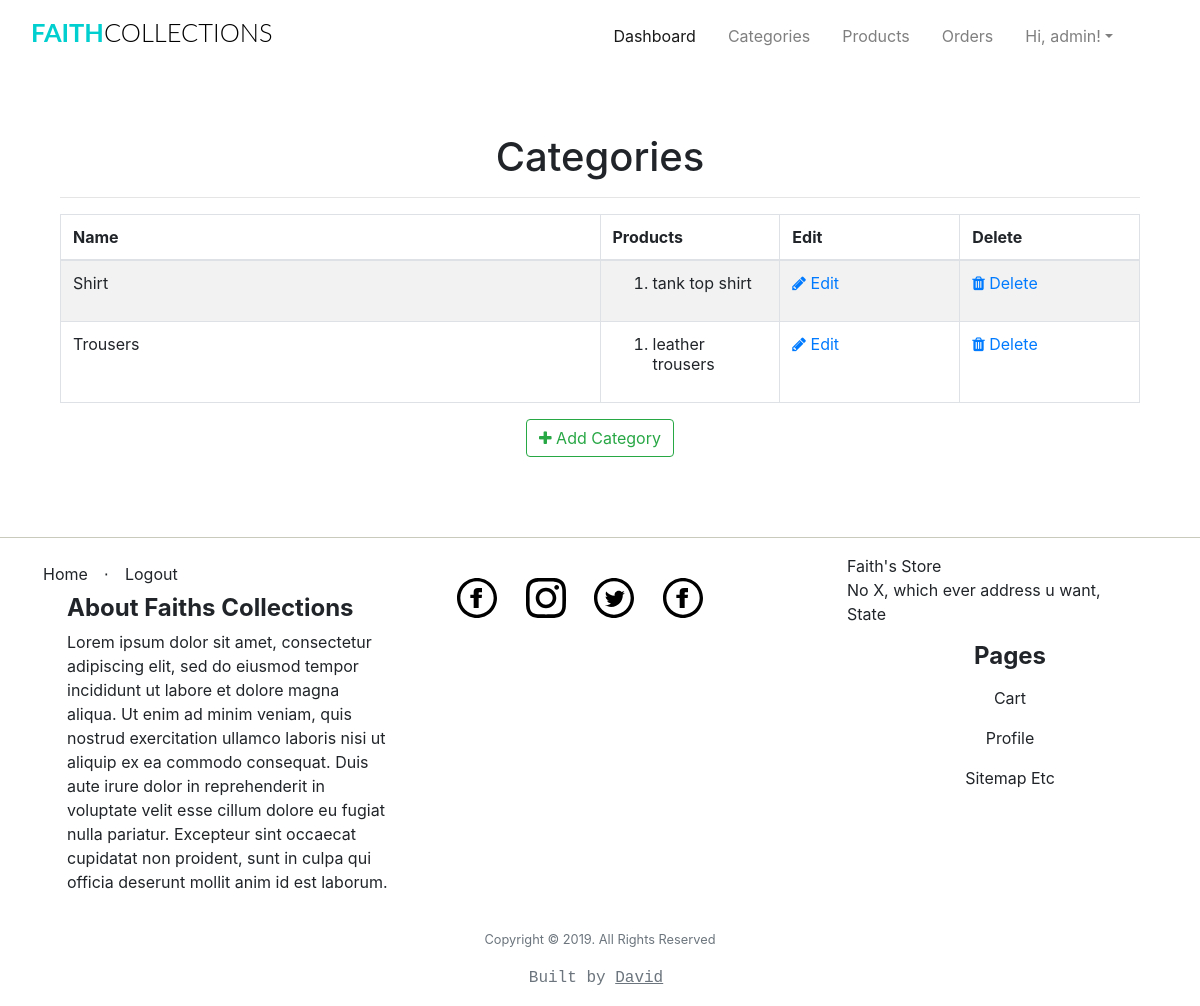
Page /admin/categories (signed in) on the committed database.
### app/models.py (models this page shows, shortened)
class User(UserMixin, db.Model):
	__tablename__="user"
	id = db.Column(db.Integer, primary_key=True)
	firstname = db.Column(db.String(24), index=True)
	lastname = db.Column(db.String(24), index=True)
	email = db.Column(db.String(50), index=True, unique=True)
	password_hash = db.Column(db.String)
	phonenumber = db.Column(db.String(18), index=True, unique=True)
	is_admin = db.Column(db.Boolean, default = False)
	order = db.relationship("Order", backref='ordered_products')
	kart = db.relationship('Kart', uselist=False, backref='user_kart')
	shipping_info = db.relationship('ShippingInfo', backref='shipping',lazy='dynamic')

class Categories(db.Model):
	id = db.Column(db.Integer, primary_key=True)
	category_name  = db.Column(db.String(20), index = True)
	category_image = db.Column(db.String(120),index=True)
	product = db.relationship('Products', backref='products_categories')

class Products(db.Model):
	__tablename__ = 'product'
	id = db.Column(db.Integer, primary_key=True)
	product_name = db.Column(db.String(100), index=True)
	product_price = db.Column(db.Integer, index=True)
	product_image = db.Column(db.String(120),index=True)
	product_description = db.Column(db.String(200), index=True)
	product_stock = db.Column(db.Integer, index = True)
	product_size = db.Column(db.String(5), index = True)
	categories_id = db.Column(db.Integer, db.ForeignKey('categories.id'))
	order = db.relationship('Order', secondary=association_table, backref='my_orders', lazy='dynamic')

### app/admin/routes.py (the view)
@admin.route('/categories', methods = ['GET','POST'])
@login_required
def list_categories():
	check_admin()
	categories = Categories.query.all()
	return render_template('admin/categories/categories.html', title = "Product Categories",
		categories = categories)

### app/admin/routes.py (called while the page is built)
def check_admin():
	if not current_user.is_admin:
		abort(403)

### app/models.py (called while the page is built)
@login_manager.user_loader
def load_user(id):
    return User.query.get(int(id))

### app/templates/admin/categories/categories.html (shortened to what this page needs)
{% extends "base.html" %}
{% block head %}
<head>
    <link href="//maxcdn.bootstrapcdn.com/font-awesome/4.1.0/css/font-awesome.min.css" rel="stylesheet">
</head>
{%endblock head%}
{% block body %}
<div class="container">
  <div class="outer">
    <div class="middle">
      <div class="inner">
        <br/>
        <br/>
        <h1 style="text-align:center;">Categories</h1>
        {% if categories %}
          <hr class="intro-divider">
            <table class="table table-striped table-bordered">
              <thead>
                <tr>
                  <th width="45%"> Name </th>
                  <th width="15%"> Products</th>
                  <th width="15%"> Edit </th>
                  <th width="15%"> Delete </th>
                </tr>
              </thead>
              <tbody>
              {% for category in categories %}
                <tr>
                  <td> {{ category.category_name }} </td>
                    {% if category.product == [] %}
                    <td>
                      0
                    </td>
                    {% else %}
                  <td>
                      <ol>
                        {% for name in category.product %}
                          <li>
                            {{ name.product_name }}
                          </li>
                          {% endfor %}
                        </ol>
                  </td>
                  {% endif %}
                  <td>
                    <a href="{{ url_for('admin.edit_category', id=category.id) }}">
                      <i class="fa fa-pencil"></i> Edit
                    </a>
                  </td>
                  <td>
                    <a href="{{ url_for('admin.delete_category', id=category.id) }}">
                      <i class="fa fa-trash"></i> Delete
                    </a>
                  </td>
                </tr>
              {% endfor %}
              </tbody>
            </table>
          <div style="text-align: center">
        {% else %}
          <div style="text-align: center">
            <h3> No categories have been added. </h3>
            <hr class="intro-divider">
        {% endif %}
          <a href="{{ url_for('admin.add_category') }}" class="btn btn-outline-success">
            <i class="fa fa-plus"></i>
            Add Category
          </a>
        </div>
      </div>
    </div>
  </div>
</div>
{% endblock %}

### app/templates/base.html (shortened to what this page needs)
<html>
    <head>
        <link href="{{ url_for('static', filename='css/bootstrap.min.css') }}"rel="stylesheet">
        <link href="{{ url_for('static', filename='css/st.css') }}"rel="stylesheet">
        {%block head%}
        {%endblock head%}
    </head>
    <body>
            <div class="container-fluid mt-1 mb-3">
                <nav class="navbar navbar-expand-lg navbar-light">
                    <h1 class="brand_name">
                        <a class="navbar-brand" href="{{ url_for('home.homepage') }}">Faith<span>Collections</span></a>
                    </h1>
                    <div class="collapse navbar-collapse" id="navbarTogglerDemo03">
                    <ul class="navbar-nav ml-auto mr-5 mt-2 mt-lg-0">
                            {% if current_user.is_authenticated %}
                            {% if current_user.is_admin %}
                            <li class="nav-item ml-3">
                              <a class="nav-link active" href="{{ url_for('home.admin_dashboard') }}">Dashboard</a>
                            </li>
                            <li class="nav-item ml-3">
                              <a class="nav-link" href="{{ url_for('admin.list_categories') }}">Categories</a>
                            </li>
                            <li class="nav-item ml-3">
                              <a class="nav-link" href="{{ url_for('admin.list_products') }}">Products</a>
                            </li>
                            <li class="nav-item ml-3">
                              <a class="nav-link" href="{{ url_for('admin.list_orders') }}" >Orders</a>
                            </li>
                            {% else %}
                              <li class="nav-item ml-3">
                                <a class="nav-link" href="{{ url_for('users.cart') }}">Cart<span class="badge badge-light">{{ count }}</span></a>
                              </li>
                              {% endif %}
                              <li class="nav-item dropdown ml-3">
                                    <a class="nav-link dropdown-toggle" data-toggle="dropdown" href="#" role="button" aria-haspopup="true" aria-expanded="false">
                                        Hi, {{ current_user.firstname }}!</a>
                                  </li>
                                    {% endif %}
                    </ul>
                    </div>
                </nav>
            </div>
    <div class=" container">
            {% block body %}
            {% endblock %}
    </div>
    <div class="push"></div>
    <hr class="footer-break"></hr>
    <div class="container-fluid">
        <footer class="footer">
                <div class="row">
                        <div class="col">
                                <ul class="nav">
                                    <li class=" nav-item" ><a class="nav-link footer-links" href="{{ url_for('home.homepage') }}">Home</a></li>
                                    <li class="footer-menu-divider mt-2">⋅</li>
                                    {% if current_user.is_authenticated %}
                                        <li class=" nav-item" ><a class="nav-link footer-links" href="{{ url_for('auth.logout') }}">Logout</a></li>
                                    {% else %}
                                        <li class=" nav-item" ><a class="nav-link footer-links" href="{{ url_for('auth.register') }}">Register</a></li>
                                        <li class="footer-menu-divider mt-2">⋅</li>
                                        <li class=" nav-item" ><a class="nav-link footer-links" href="{{ url_for('auth.login') }}">Login</a></li>
                                    {% endif %}
                                </ul>
                                <ul class="d-block">
                                     <li class="d-block"><h6 class="footer-title" style="text-align:start;">About Faiths Collections</h6></li>
                                    <li class="d-block">
                                        <p>
                                                Lorem ipsum dolor sit amet, consectetur adipiscing elit,
                                                sed do eiusmod tempor incididunt ut labore et dolore magna aliqua. Ut enim ad minim veniam,
                                                quis nostrud exercitation ullamco laboris nisi ut aliquip ex ea commodo consequat.
                                                Duis aute irure dolor in reprehenderit in voluptate velit esse cillum dolore eu fugiat nulla pariatur.
                                                Excepteur sint occaecat cupidatat non proident,
                                                sunt in culpa qui officia deserunt mollit anim id est laborum.
                                        </p>
                                    </li>
                                </ul>
                        </div>
                        <div class="col">
                                <ul class="d-inline-block mt-4">
                                <li class="d-inline-block mr-4 mb-2">
                                    <a href="#">
                                        <img src="{{url_for('static',filename='iconmonstr-facebook.svg')}}" class="img-responsive svg-footer">
                                    </a>
                                    </li>
                                 <li class="d-inline-block mr-4 mb-2">
                                     <a href="#">
                                        <img src="{{url_for('static',filename='iconmonstr-instagram.svg')}}" class="img-responsive svg-footer">
                                     </a>
                                </li>
                                <li class="d-inline-block mr-4 mb-2">
                                    <a href="#">
                                        <img src="{{url_for('static',filename='iconmonstr-twitter.svg')}}" class="img-responsive svg-footer">
                                    </a>
                                </li>
                                <li class="d-inline-block mr-4 mb-2">
                                    <a href="#">
                                        <img src="{{url_for('static',filename='iconmonstr-facebook.svg')}}" class="img-responsive svg-footer">
                                    </a>
                                </li>
                                </ul>
                        </div>
                        <div class="col">
                            <ul class="d-block">
                                <li class="d-block"><address>Faith's Store<br>No X, which ever address u want,<br> State</address></li>
                                <li class="d-block"><h6 class="footer-title">Pages</h6></li>
                                <li class="d-block"><a class="nav-link footer-links" href="{{url_for('users.cart')}}">cart</a></li>
                                <li class="d-block"><a class="nav-link footer-links" href="{{url_for('users.profile')}}">profile</a></li>
                                <li class="d-block"><a class="nav-link footer-links" href="#">sitemap etc</a></li>
                              </ul>
                        </div>
                </div>
                <p class="copyright text-muted small text-center">Copyright © 2019. All Rights Reserved</p>
                <p class="small text-center owner text-muted"> Built by <a class="mr-2" href="https://github.com/Iamdavidonuh">David</a> </p>
        </footer>
    </div>
    </body>
</html>

### app/static/css/st.css (style rules this page uses)
.svg-footer { height: 2.5em; width: 2.5em; }
.footer-break { background-color:#e0e0d1; }
.footer-title { font-weight: bold; font-size: 1.5em; text-align: center; }
.footer-links { text-align: center; color: inherit; text-decoration:none; text-transform: capitalize; }
.owner { font-family: 'Courier New', Courier, monospace; font-size: 1.0em; }
.owner > a { text-decoration: underline; color: inherit; }
.brand_name .navbar-brand { font-size:1.59rem; text-transform: uppercase; font-family: 'Lato', sans-serif; font-weight: 700; color: #333; }
.brand_name >.navbar-brand { color:#01CFCF; text-decoration: none; }
.brand_name >.navbar-brand span { color: #000; font-weight: 300; }
.push { height:4em; }
.row { margin-left: auto; margin-right: auto; margin-bottom: 20px; }
.row:after { content: ""; display: table; clear: both; }
.row .col { float: left; -webkit-box-sizing: border-box; box-sizing: border-box; padding: 0 0.75rem; min-height: 1px; }

### rows in the picture
User: firstname "admin"
Categories: category_name "Shirt"
Products: product_name "tank top shirt"
Categories: category_name "Trousers"
Products: product_name "leather trousers"
